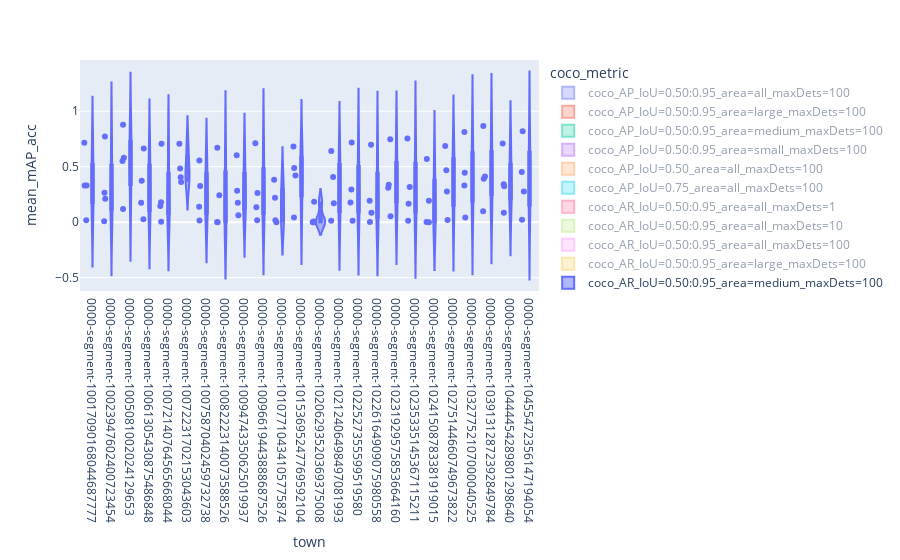

The notebook cell saved with this chart:
### Code cell
import plotly.express as px
df = df.sort_values(by=["town", "coco_metric"])
fig = px.violin(df.loc[df["timely"] == False], y="mean_mAP_acc", x="town", color="coco_metric", box=True, points="all", hover_data=["model_name", "resolution", "mean_lat", "mean_mAP_acc"])
fig.show()
